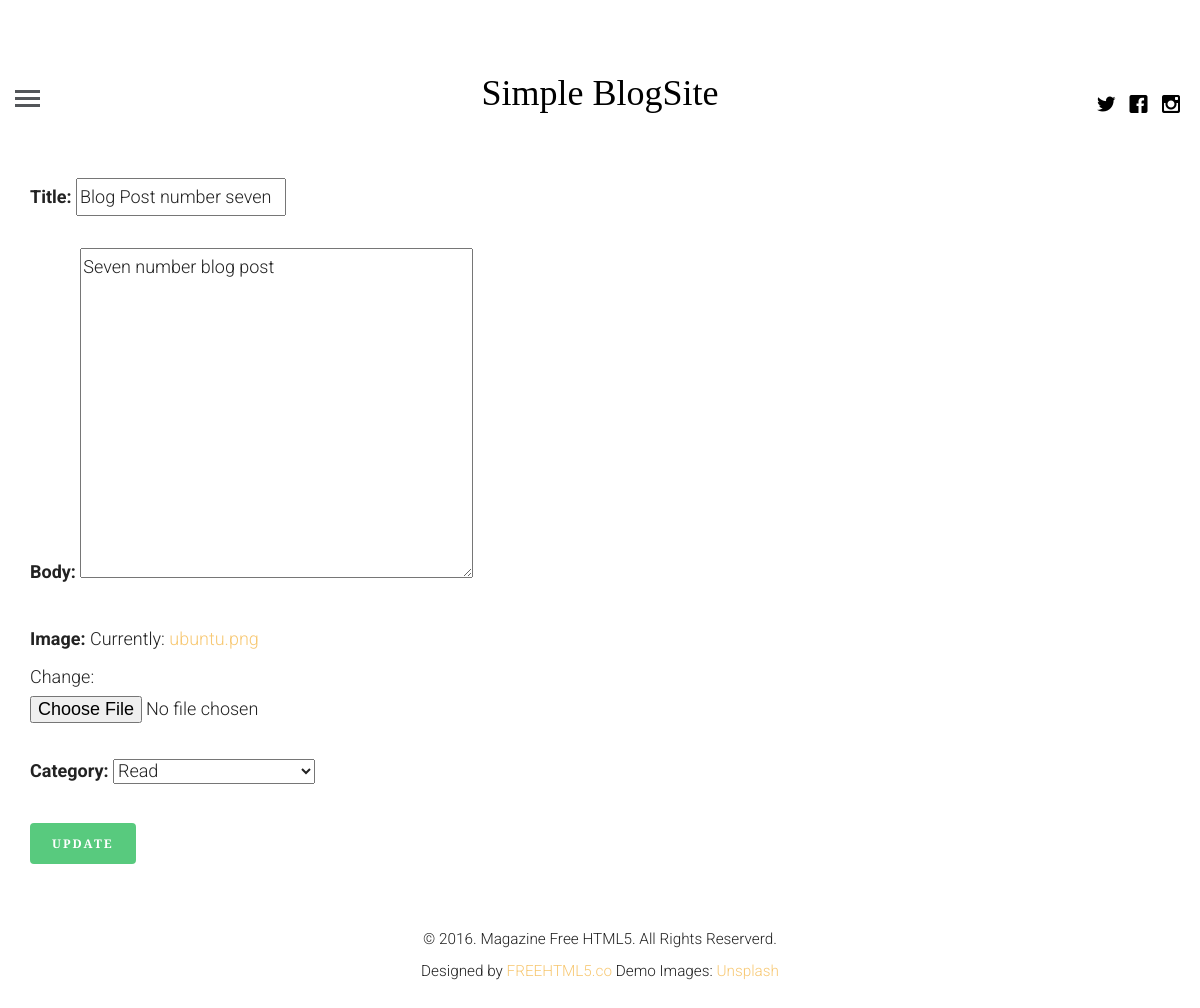
Page /update/7 (signed in) on the committed database.
### blogapp/models.py (models this page shows, shortened)
class article(models.Model):
    article_author = models.ForeignKey(author, on_delete=models.CASCADE)
    title = models.CharField(max_length=200)
    body = models.TextField()
    image = models.FileField()
    posted_on = models.DateTimeField(auto_now=False, auto_now_add=True)
    updated_on = models.DateTimeField(auto_now=True, auto_now_add=False)
    category = models.ForeignKey(category, on_delete=models.CASCADE)

### blogapp/views.py (the view)
# urls.py: path('update/<int:pid>', views.getUpdate, name='update'),
def getUpdate(request, pid):
    if request.user.is_authenticated:
        u = get_object_or_404(author, name=request.user.id)
        post = get_object_or_404(article, id=pid)
        form = CreateForm(request.POST or None, request.FILES or None, instance=post)
        if form.is_valid():
            instance = form.save(commit=False)
            instance.article_author = u
            instance.save()
            messages.success(request, 'Article is updted successfully!')
            return redirect('profile')
        return render(request, 'templates/update.html', {'form': form})
    else:
        return redirect('login')

### blogapp/forms.py
class CreateForm(forms.ModelForm):
    class Meta:
        model = article
        fields = [
            'title',
            'body',
            'image',
            'category',
        ]

### blogapp/models.py (called while the page is built)
    def __str__(self):
        return self.name

### templates/templates/update.html (shortened to what this page needs)
{% extends 'templates/master.html' %}
{% block content %}
    <div class="container-fluid">
        <div class="container">
            <form action="" method="POST" enctype="multipart/form-data">
                {{ form.as_p }}
                <button class="btn btn-success">Update</button>
            </form>
        </div>
    </div>
{% endblock %}

### static/css/style.css (style rules this page uses)
html { background: #fff; }
body { font-family: "Roboto", arial, sans-serif; font-size: 18px; font-weight: 300; line-height: 1.8; color: #222; background: #fff; }
a { color: #f7c873; -webkit-transition: 0.5s; -o-transition: 0.5s; transition: 0.5s; }
p { margin-bottom: 30px; }
.btn { margin-right: 4px; margin-bottom: 4px; font-family: "Playfair Display", times, serif; font-size: 12px; letter-spacing: 2px; text-transform: uppercase; font-weight: 700; -webkit-border-radius: 4px; -moz-border-radius: 4px; -ms-border-radius: 4px; border-radius: 4px; -webkit-transition: 0.5s; -o-transition: 0.5s; transition: 0.5s; }
.btn-success { background: #58ca7e; color: #fff; border: 2px solid #58ca7e; }

### rows in the picture
article: title "Blog Post number seven", body "Seven number blog post", category "Read"
